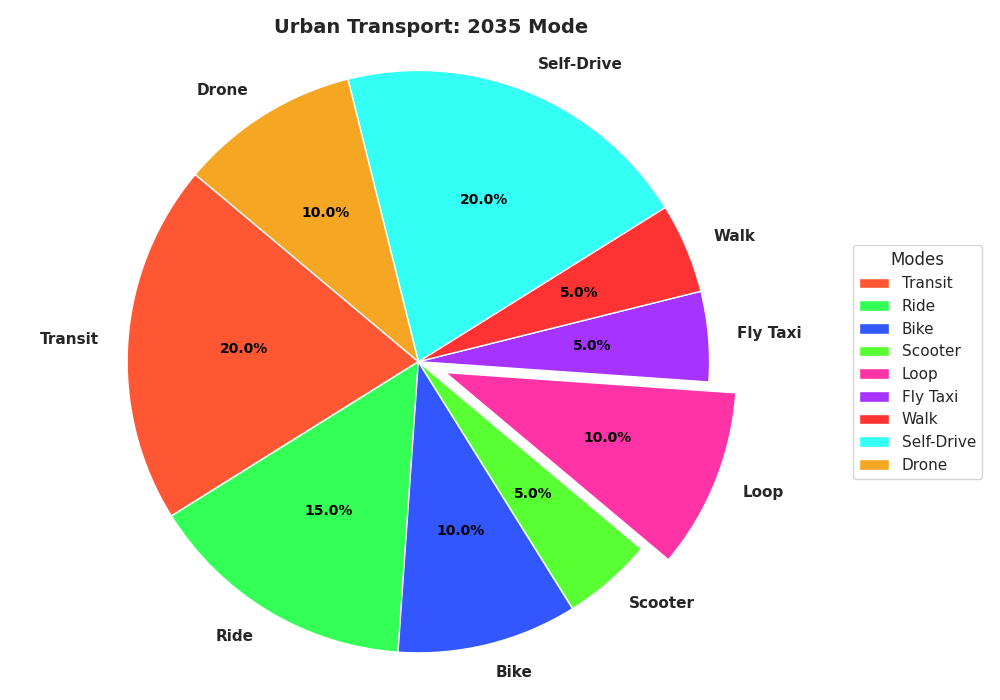

The script that drew this image:
import matplotlib.pyplot as plt

modes = ['Transit', 'Ride', 'Bike', 'Scooter', 'Loop', 'Fly Taxi', 'Walk', 'Self-Drive', 'Drone']
percentages = [20, 15, 10, 5, 10, 5, 5, 20, 10]

colors = ['#FF5733', '#33FF57', '#3357FF', '#57FF33', '#FF33A6', '#A633FF', '#FF3333', '#33FFF5', '#F5A623']

explode = (0, 0, 0, 0, 0.1, 0, 0, 0, 0)

plt.figure(figsize=(10, 7))
wedges, texts, autotexts = plt.pie(
    percentages, labels=modes, colors=colors, explode=explode,
    autopct='%1.1f%%', startangle=140
)

for text in texts:
    text.set_fontsize(11)
    text.set_fontweight('bold')

for autotext in autotexts:
    autotext.set_color('black')
    autotext.set_fontsize(10)
    autotext.set_fontweight('bold')

plt.axis('equal')
plt.title('Urban Transport: 2035 Mode', fontsize=14, fontweight='bold', ha='center')
plt.legend(wedges, modes, title="Modes", loc="center left", bbox_to_anchor=(1, 0, 0.5, 1))
plt.tight_layout()
plt.show()
